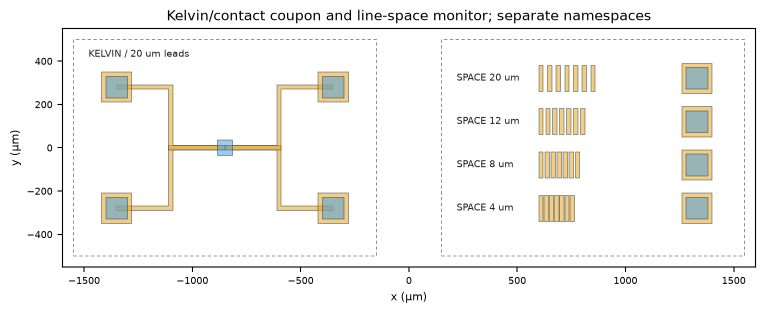
#> input picture assets/prep_coupons.png, 1530 x 626 px (shown at 1/2 size)
$ python create_showcase_grid.py
#> lines starting #> are read from the running program, lines starting #| are printed output that depends on the picture
"""Build the README contact sheet from reproducible example previews."""
from pathlib import Path
import sys
from PIL import Image, ImageDraw, ImageFont, ImageOps
from matplotlib.font_manager import findfont


def create_grid(asset_dir):
    asset_dir = Path(asset_dir)
    items = [('prep_coupons.png', 'Data prep', 'Kelvin contacts + line/space monitor'),
             ('pic_ring_coupler.png', 'Photonics', 'Ring resonator / 200 nm coupling gap'),
             ('wafer_assembly.png', 'Mixed reticle', 'Resistor monitors + microfluidic mixers'),
             ('demo_core_overview.png', 'SOI MEMS', 'Comb actuator + isolation + release checks'),
             ('lvs_nand2.png', 'Extraction / LVS', 'CMOS NAND2 from a technology file'),
             ('lvs_verification.png', 'LVS results', 'Good layout passes; short and open fail')]
    cols, width, height, pad, head = 3, 600, 520, 24, 70
    rows = (len(items) + cols - 1) // cols
    canvas = Image.new('RGB', (cols * width + (cols + 1) * pad, rows * (height + head) + (rows + 1) * pad), '#eef1f5')
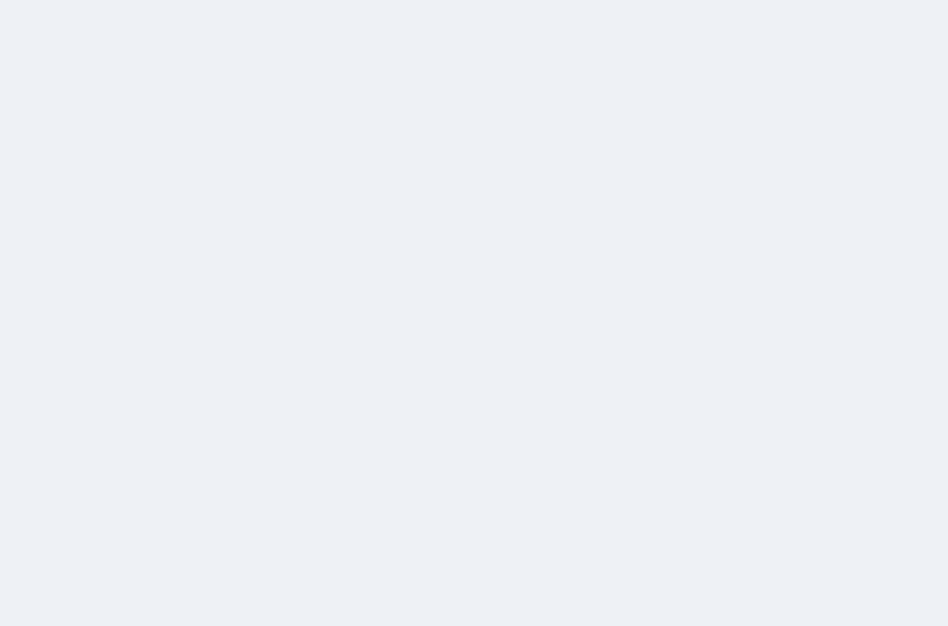
#> canvas: PIL image 1896x1252 RGB (shown at 1/2 size); mean R, G, B 238, 241, 245
    draw = ImageDraw.Draw(canvas)
    title_font = ImageFont.truetype(findfont('DejaVu Sans'), 24)
    detail_font = ImageFont.truetype(findfont('DejaVu Sans'), 17)
    for i, (name, title, detail) in enumerate(items):
        x, y = pad + (i % cols) * (width + pad), pad + (i // cols) * (height + head + pad)
        draw.rectangle((x, y, x + width, y + head + height), fill='white')
        draw.text((x + 18, y + 9), title, font=title_font, fill='#1b293a')
        draw.text((x + 18, y + 41), detail, font=detail_font, fill='#526173')
        with Image.open(asset_dir / name) as source:
#> source is the input picture: PIL image 1530x626 RGBA; mean R, G, B, A 245.5, 244.9, 242.6, 255
            fit = ImageOps.contain(source.convert('RGB'), (width, height), Image.Resampling.LANCZOS)
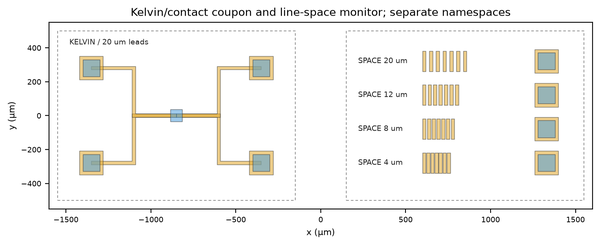
#> fit: PIL image 600x245 RGB; mean R, G, B 244.8, 244.2, 241.9
        canvas.paste(fit, (x + (width - fit.width) // 2, y + head + (height - fit.height) // 2))
#> pass 2 of the loop in create_grid, `for i, (name, title, detail) in enumerate(items):`:
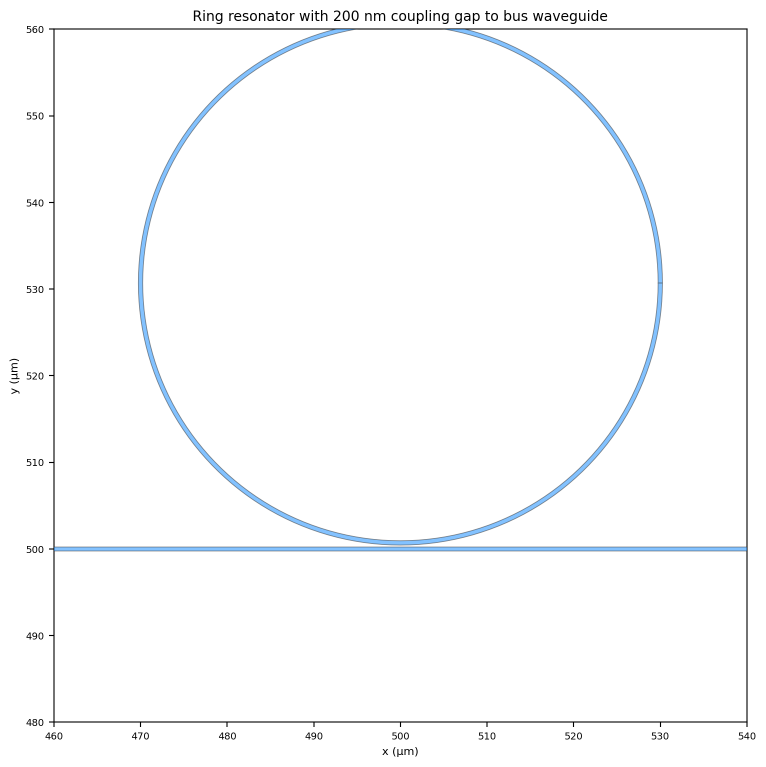
#> input picture assets/pic_ring_coupler.png, 1532 x 1534 px (shown at 1/2 size)
#> in create_grid, source is the input picture: PIL image 1532x1534 RGBA; mean R, G, B, A 250.3, 251.2, 252, 255
#> in create_grid, `fit = ImageOps.contain(source.convert('RGB'), (width, height), Image.R..`:
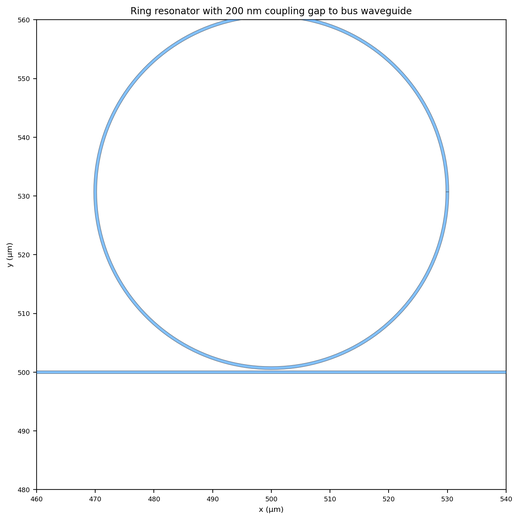
#> fit: PIL image 519x520 RGB; mean R, G, B 250, 250.9, 251.7
#> in create_grid, `canvas.paste(fit, (x + (width - fit.width) // 2, y + head + (height - ..`:
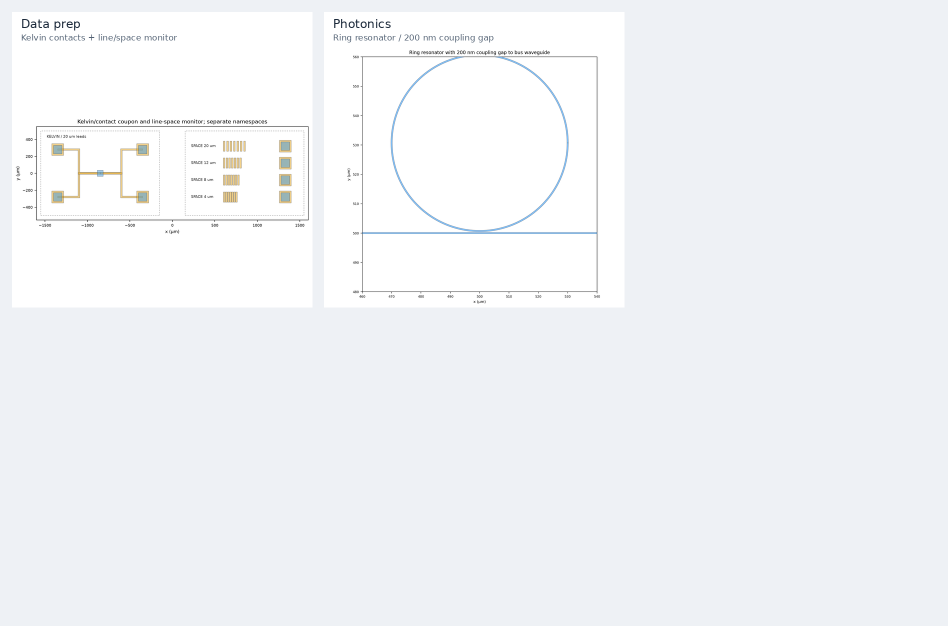
#> canvas: PIL image 1896x1252 RGB (shown at 1/2 size); mean R, G, B 241.6, 243.8, 246.6
#> pass 3 of the loop in create_grid, `for i, (name, title, detail) in enumerate(items):`:
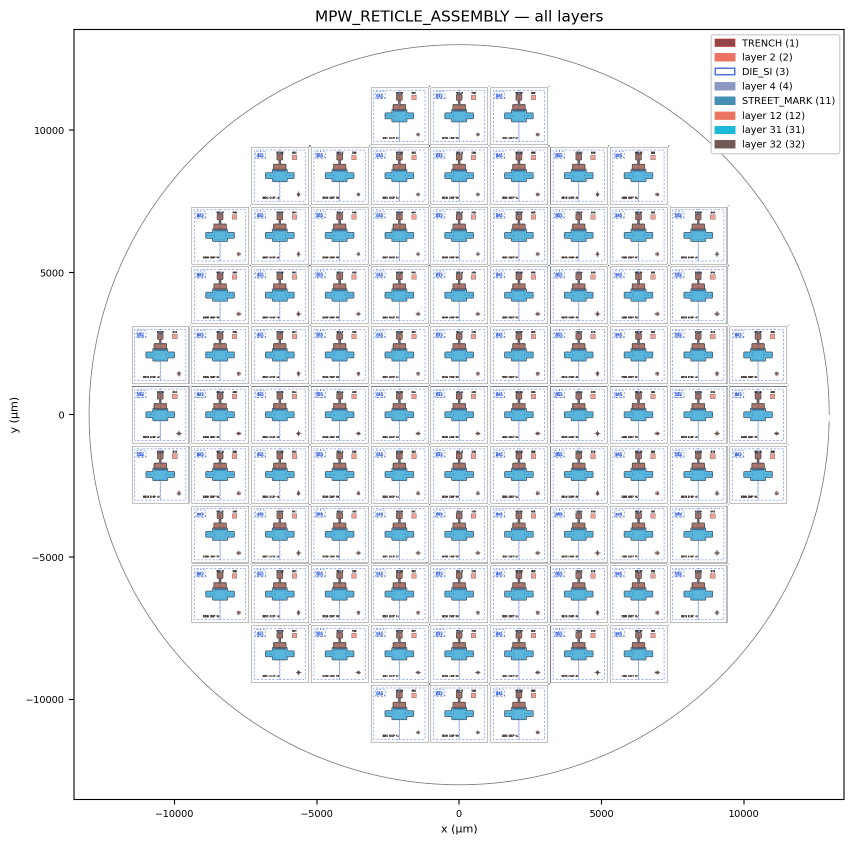
#> input picture assets/wafer_assembly.png, 1708 x 1689 px (shown at 1/2 size)
#> in create_grid, source is the input picture: PIL image 1708x1689 P; mean R, G, B 238.2, 240.6, 243.4
#> in create_grid, `fit = ImageOps.contain(source.convert('RGB'), (width, height), Image.R..`:
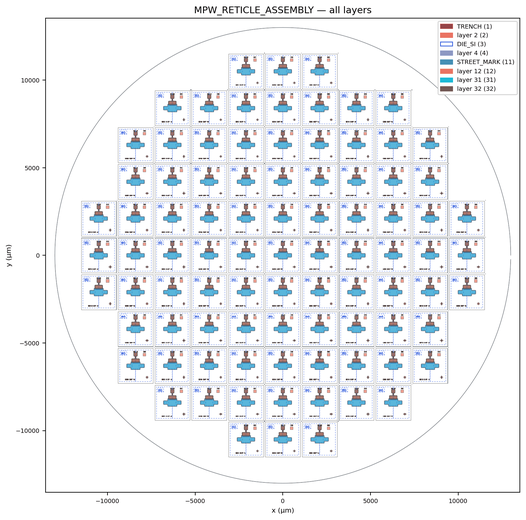
#> fit: PIL image 526x520 RGB; mean R, G, B 237.5, 239.9, 242.7
#> in create_grid, `canvas.paste(fit, (x + (width - fit.width) // 2, y + head + (height - ..`:
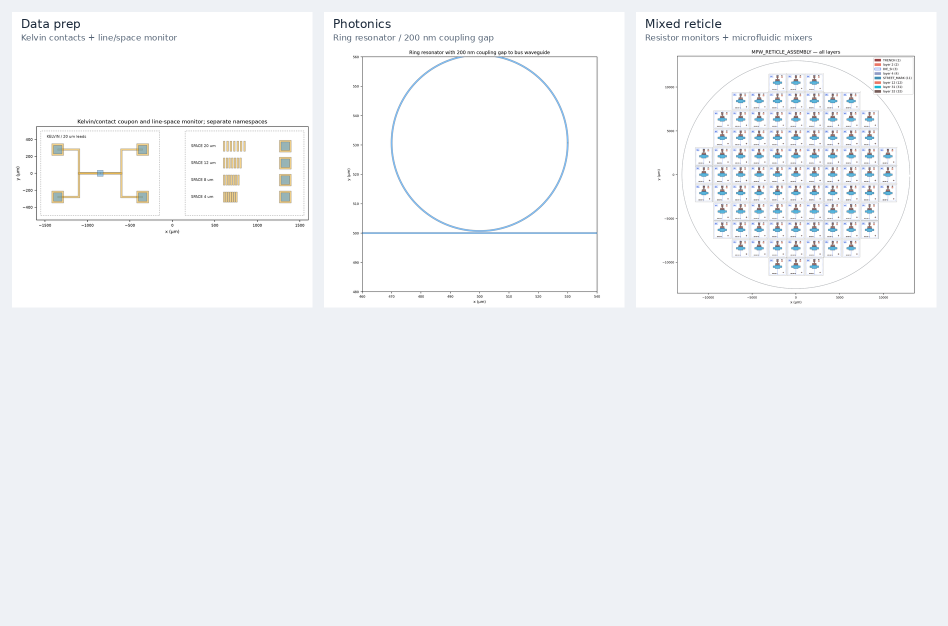
#> canvas: PIL image 1896x1252 RGB (shown at 1/2 size); mean R, G, B 242, 244, 246.6
#> the loop made 6 passes; the first 3 are shown
    out = asset_dir / 'showcase_grid.png'
    canvas.save(out, optimize=True)
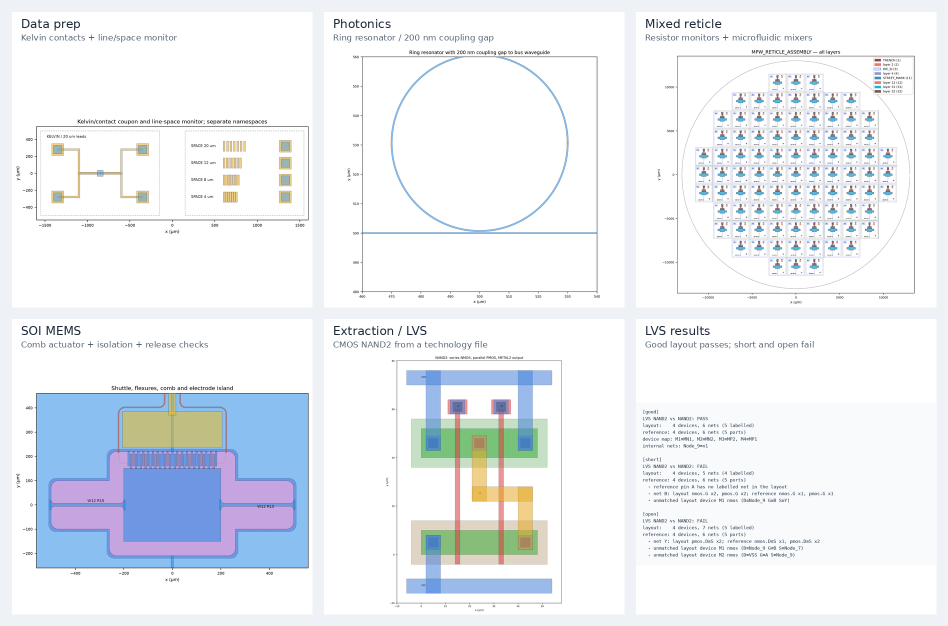
#> saved as showcase_grid.png: PIL image 1896x1252 RGB (shown at 1/2 size); mean R, G, B 236, 239.7, 244.1
    print(out)
#| assets/showcase_grid.png


if __name__ == '__main__':
    create_grid(sys.argv[1] if len(sys.argv) > 1 else Path(__file__).resolve().parents[1] / 'assets')
